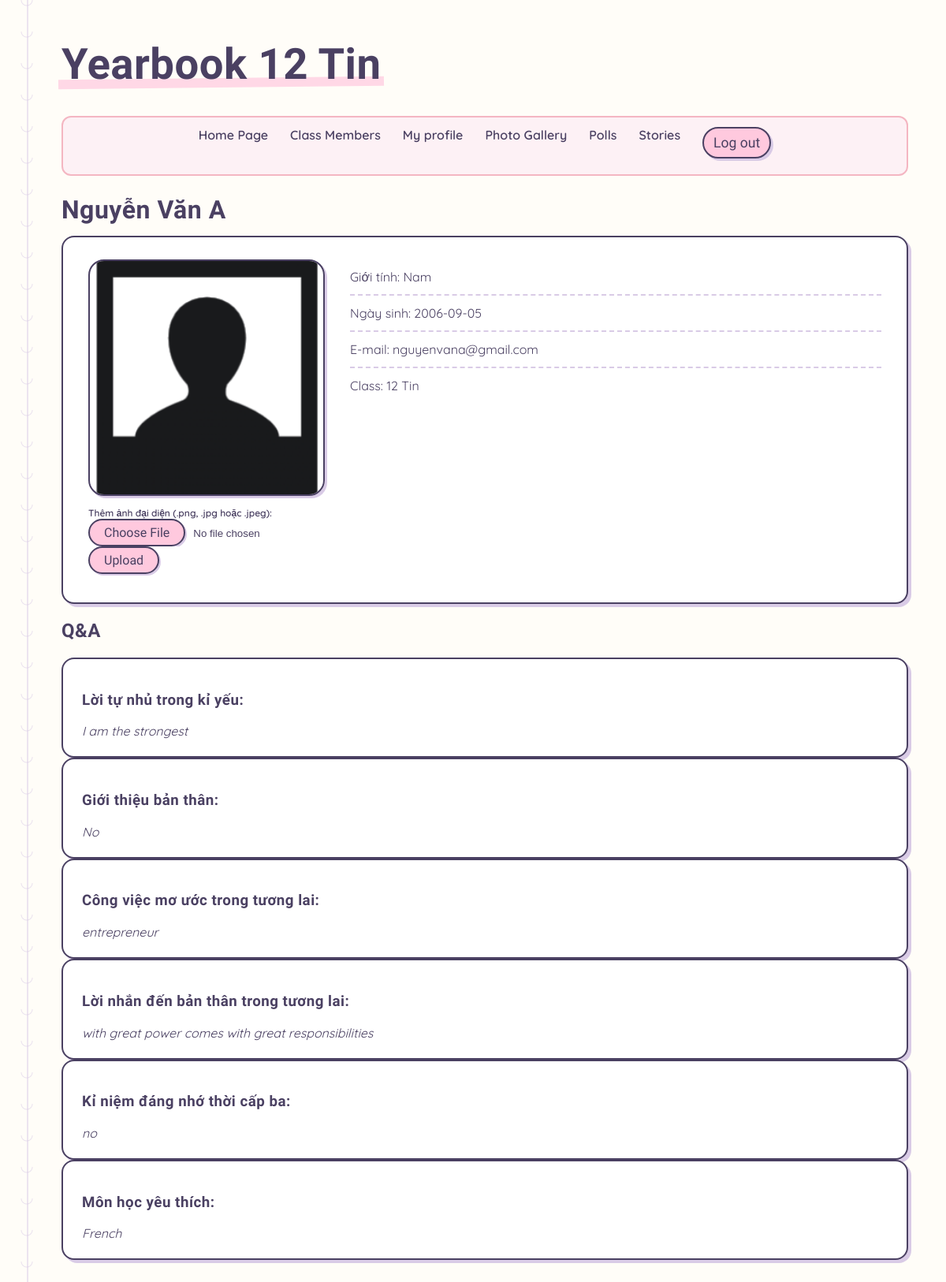
The page /user.php (signed in) on the database its author committed.
### tables this page shows
CREATE TABLE `user` (
  `id` int(11) NOT NULL,
  `user_name` varchar(200) NOT NULL,
  `email` varchar(200) NOT NULL,
  `password` varchar(300) NOT NULL,
  `gender` varchar(100) NOT NULL,
  `birth_date` date DEFAULT NULL,
  `class` varchar(100) NOT NULL
);

CREATE TABLE `questions` (
  `id` int(11) NOT NULL,
  `user_id` int(11) NOT NULL,
  `question` varchar(200) NOT NULL,
  `answer` text NOT NULL
);

### user.php (the view, shortened to what this page needs)
<?php
	include 'core.inc.php';
	if(isset($_GET['id']) && intval($_GET['id']) >= 1){
		$user_id = intval($_GET['id']);
	}else{
		$user_id = intval($_SESSION['user_id']);
	}
	$select_user_data = "SELECT * FROM user WHERE id=".mysqli_real_escape_string($con,$user_id)." ";
	$run_user_data = mysqli_query($con,$select_user_data);
	$user = mysqli_fetch_assoc($run_user_data);
?>
<!DOCTYPE html>
<html lang="vi">
<head>
	<link rel="stylesheet" href="main.css">
</head>
<body>
	<div class="page">
		<?php
			include 'header.inc.php';
			if(!$user){
				echo '<div class="card"><p>Không tìm thấy người dùng này.</p></div>';
			}else{
				echo '<h1 class="profile-name">'.htmlspecialchars($user['user_name']).'</h1>';
				echo '<div class="card profile-card">
					<div class="profile-photo">'.user_image($user_id,2).'</div>
					<ul class="profile-info">
						<li><span>Giới tính:</span> '.htmlspecialchars(ucfirst($user['gender'])).'</li>
						<li><span>Ngày sinh:</span> '.htmlspecialchars($user['birth_date']).'</li>
						<li><span>E-mail:</span> '.htmlspecialchars($user['email']).'</li>
						<li><span>Class:</span> '.htmlspecialchars($user['class']).'</li>
					</ul>
				</div>';
				show_user_stories($con,$user_id);
			}
		?>
	</div>
</body>
</html>

### header.inc.php (shortened to what this page needs)
<header class="title">
	<h1>Yearbook <?php if(logged_in()){echo $_SESSION['class'];}?></h1>
</header>
	<?php if(logged_in()){
		echo '<nav class="navbar" >
				<a href="index.php">Home Page</a>
				<a href="class.php">Class Members</a>
				<a href="user.php">My profile</a>
				<a href="gallery.php">Photo Gallery</a>
				<a href="polls.php">Polls</a>
				<a href="stories.php">Stories</a>
				';log_out();
			echo  '</nav>';
	};?>

### core.inc.php (shortened to what this page needs)
<?php
function logged_in(){
	 if(isset($_SESSION['user_id'])&&intval($_SESSION['user_id'])>=1&&isset($_SESSION['class'])&&$_SESSION['loggedin']==1){
		return true;
	 }else{
		return false;
		}
	}
function log_out(){
	echo '<form action="" method="POST">
		<input type="submit" class="submit-btn-small" name="logout" value="Log out"></form>';
}
function user_image($user_id,$switch){
	if($switch==1){
		$class = 'small_thumbnail';
	}else{
		$class = 'thumbnail';
	}
	$url = 'user.php?id='.$user_id;
	 if(file_exists('uploads/profile_'.$user_id.'.png')){
			$img =  '<div class="'.$class.'"><img src="uploads/profile_'.$user_id.'.png" ></div>';
			if($switch==2){$img .= delete_image($url, $user_id,'png','profile');}
		}else if(file_exists('uploads/profile_'.$user_id.'.jpg')){
			$img =  '<div class="'.$class.'"><img  src="uploads/profile_'.$user_id.'.jpg" ></div>';
			if($switch==2){$img .= delete_image($url, $user_id,'jpg','profile');}
		}else if(file_exists('uploads/profile_'.$user_id.'.jpeg')){
			$img =  '<div class="'.$class.'"><img  src="uploads/profile_'.$user_id.'.jpeg"></div>';
			if($switch==2){$img .= delete_image($url, $user_id,'jpeg','profile');}
		}else if(file_exists('uploads/profile_'.$user_id.'.gif')){
			$img =  '<div class="'.$class.'"><img  src="uploads/profile_'.$user_id.'.gif" ></div>';
			if($switch==2){$img .= delete_image($url, $user_id,'gif','profile');}
		}else{
			$img = '<div class="'.$class.'"><img  src="img/portrait.png" ></div>';
			if($switch==2){
				if($user_id==$_SESSION['user_id']){
			$img .=  '<form enctype="multipart/form-data" action="upload_profile_image.php?user_id='.$user_id.'" method="POST" style="display:inline-block;font-size:12px;">
					Thêm ảnh đại diện (.png, .jpg hoặc .jpeg): <br/><input name="uploaded" type="file" /><br />
					<input type="submit" value="Upload" class="small_button" />
				</form><br/>';
		}
			}
		}
		return $img;
}
function show_user_stories($con,$user_id){
	$select = "SELECT * FROM questions WHERE user_id='".mysqli_real_escape_string($con,$user_id)."' ";
	$run = mysqli_query($con,$select);
	if($user_id<1){
		echo '<h2>Annonymous stories</h2>';
	}else{
		echo '<h2>Q&A</h2>';
	}
	if(mysqli_num_rows($run)<1){
		echo '<p>Nothing to show yet.</p>';
	}else{
		while($row = mysqli_fetch_assoc($run)){
			$question = $row['question'];
			$answer = $row['answer'];
			if($user_id<1){
				echo '<div class="bubble">
						<p><i>'.htmlspecialchars($answer ?? '').'</i></p>
					  </div>';
			}else{
				echo '<div class="card story">
						<h3>'.htmlspecialchars($question ?? '').'</h3>
						<p><i>'.htmlspecialchars($answer ?? '').'</i></p>
					  </div>';
			}
		}
	}
}
?>

### main.css (style rules this page uses)
:root { --paper:#fffdf8; --line: #e3d9e8; --pink: #ffc9de; --pink-deep: #ff9ec7; --blue: #c3e4f7; --blue-deep: #8fcdef; --ink: #4a4062; --ink-soft: #7a7191; --ring: #d9cbe6; }
* { box-sizing: border-box; }
ul { list-style: none; margin: 0; padding: 0; }
.thumbnail img, .small_thumbnail img, .card_thumbnail img { width: 100%; height: 100%; object-fit: cover; object-position: center; }
figure, hgroup, p { margin:0; }
body { margin: 0; font-family: 'Quicksand', sans-serif; color: var(--ink); background: repeating-linear-gradient( var(--paper) 0px, var(--paper) 34px, var(--line) 35 ); background-color: var(--paper); }
.page { position: relative; max-width: 1200px; margin: 0 auto; padding: 50px 48px 70px 78px; }
.page::before { content:""; position: absolute; top: 0; bottom: 0; left: 34px; width: 2px; background: linear-gradient(var(--ring), var(--ring)) left/2px 100% no-repeat; opacity:.5; }
.page::after { content:""; position: absolute; top: 0; left: 20px; bottom: 0; width: 28px; background-image: radial-gradient(circle at 50% 0, transparent 6px, var(--ring) 7px, transparent 8px); background-size: 28px 40px; background-repeat: repeat-y; opacity:.55; }
h1, h2, h3, .hand { font-family: 'Patrick Hand', cursive; letter-spacing: .5px; }
header.title { margin-bottom: 34px; }
header.title h1 { font-size: clamp(2.4rem, 6vw, 3.4rem); margin: 0; color: var(--ink); display: inline-block; position: relative; }
header.title h1::after { content:""; position: absolute; left: -4px; right: -4px; bottom: 2px; height: 12px; background: var(--pink); z-index: -1; opacity: .7; transform: rotate(-.6deg); }
form { font-weight: 600; font-size: .92rem; margin-bottom: 8px; }
.card { background: #fff; border: 2px solid var(--ink); border-radius: 16px; padding: 22px 24px; box-shadow: 4px 4px 0 var(--ring); }
.navbar { display: flex; justify-content: center; gap: 28px; padding: 12px 20px; background: #fdf1f5; border: 2px solid #f4b6c2; border-radius: 12px; max-width: 100%; margin: 16px auto; }
.navbar a { text-decoration: none; color: #4a4062; font-family: 'Quicksand', sans-serif; font-weight: 600; }
.submit-btn-small { font-family: 'Patrick Hand', cursive; font-size: 1.1rem; background: var(--pink); border: 2px solid var(--ink); border-radius: 999px; padding: 8px 12px; cursor: pointer; box-shadow: 3px 3px 0 var(--ring); color: var(--ink); transition: transform .15s ease, background .15s ease; }
.page .profile-name { margin: 24px 0 14px; }
.page .profile-card { display: flex; align-items: flex-start; gap: 32px; padding: 28px 32px; }
.page .profile-photo { flex: 0 0 300px; max-width: 100%; }
.page .profile-photo img { display: block; width: 100%; height: auto; border: 2px solid var(--ink); border-radius: 20px; box-shadow: 3px 3px 0 var(--ring); }
.page .profile-info { list-style: none; margin: 0; padding: 0; flex: 1 1 auto; font-family: 'QuickSand', sans-serif; font-size: 1rem; color: var(--ink); }
.page .profile-info li { padding: 12px 0; border-bottom: 2px dashed var(--ring); }
.page .profile-info li:last-child { border-bottom: none; }
.page .profile-photo form { display: flex; flex-direction: column; gap: 10px; margin-top: 14px; font-family: 'QuickSand', sans-serif; font-size: .85rem; font-weight: 600; color: var(--ink); }
.page .profile-photo input[type="file"]::file-selector-button, .page .profile-photo input[type="submit"] { font-family: 'Patrick Hand', cursive; font-size: 1rem; background: var(--pink); border: 2px solid var(--ink); border-radius: 999px; padding: 6px 18px; color: var(--ink); cursor: pointer; box-shadow: 2px 2px 0 var(--ring); transition: transform .15s ease, background .15s ease; }
.page .profile-photo input[type="submit"] { align-self: flex-start; }

### rows shown on the page
user: user_name "Nguyễn Văn A", gender "Nam", birth_date "2006-09-05", email "nguyenvana@gmail.com", class "12 Tin"
questions: question "Lời tự nhủ trong kỉ yếu:", answer "I am the strongest"
questions: question "Giới thiệu bản thân:", answer "No"
questions: question "Công việc mơ ước trong tương lai:", answer "entrepreneur"
questions: question "Lời nhắn đến bản thân trong tương lai:", answer "with great power comes with great responsibilities"
questions: question "Kỉ niệm đáng nhớ thời cấp ba:", answer "no"
questions: question "Môn học yêu thích:", answer "French"

### other values the page prints
$_SESSION['class'] "12 Tin"
